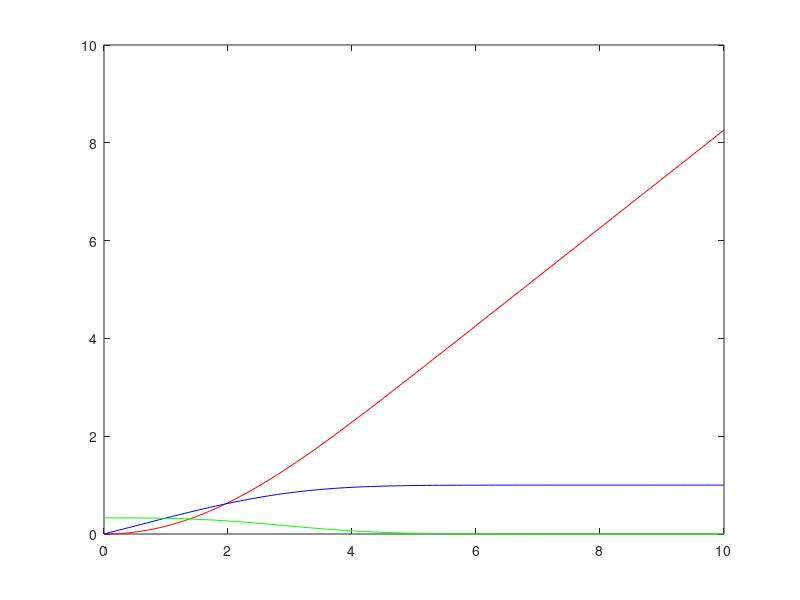

The MATLAB source for this figure:
clc
clearvars 

y=0;
yp=0;
ypf=1;
%y'''=-(1/2)y''y

dx=0.1;
x=0:dx:10;
ecart=1e-6;

diff=1;
est=[0 2];
k=0

while abs(diff)>ecart
   
    ypp=(est(1)+est(2))./2;
    
for i=1:length(x)-1
    
    h(i)=-0.5.*ypp(i).*y(i);
    g(i)=ypp(i);
    f(i)=yp(i);
    
    yepp12(i)=ypp(i)+(dx./2).*h(i);
    yep12(i)=yp(i)+(dx./2).*g(i);
    ye12(i)=y(i)+(dx./2).*f(i);
    
    he12(i)=-0.5.*yepp12(i).*ye12(i);
    ge12(i)=yepp12(i);
    fe12(i)=yep12(i);
    
    yeepp12(i)=ypp(i)+(dx./2).*he12(i);
    yeep12(i)=yp(i)+(dx./2).*ge12(i);
    yee12(i)=y(i)+(dx./2).*fe12(i);
    
    hee12(i)=-0.5.*yeepp12(i).*yee12(i);
    gee12(i)=yeepp12(i);
    fee12(i)=yeep12(i);
    
    yepp1(i)=ypp(i)+(dx./2).*hee12(i);
    yep1(i)=yp(i)+(dx./2).*gee12(i);
    ye1(i)=y(i)+(dx./2).*fee12(i);
    
    he1(i)=-0.5.*yepp1(i).*ye1(i);
    ge1(i)=yepp1(i);
    fe1(i)=yep1(i);
    
    hbar(i)=h(i)+2.*he12(i)+2.0*hee12(i)+he1(i);
    gbar(i)=g(i)+2.*ge12(i)+2.0*gee12(i)+ge1(i);
    fbar(i)=f(i)+2.*fe12(i)+2.0*fee12(i)+fe1(i);
    
    ypp(i+1)=ypp(i)+(dx./6).*hbar(i);
    yp(i+1)=yp(i)+(dx./6).*gbar(i);
    y(i+1)=y(i)+(dx./6).*fbar(i);
end
diff=yp(end)-ypf;
    if diff>0
        est(2)=ypp(1);
    elseif diff<0
        est(1)=ypp(1);
    end
  k=k+1
end

plot(x,y,'r',x,yp,'b',x,ypp,'g')